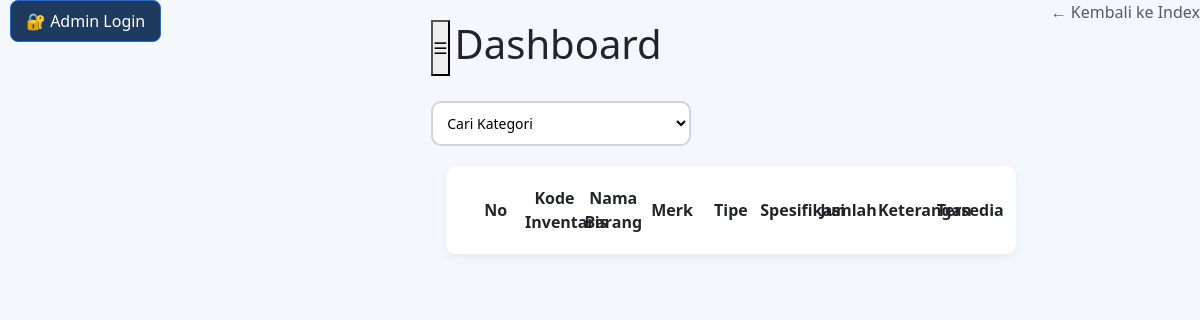
Before: / with the older database file.
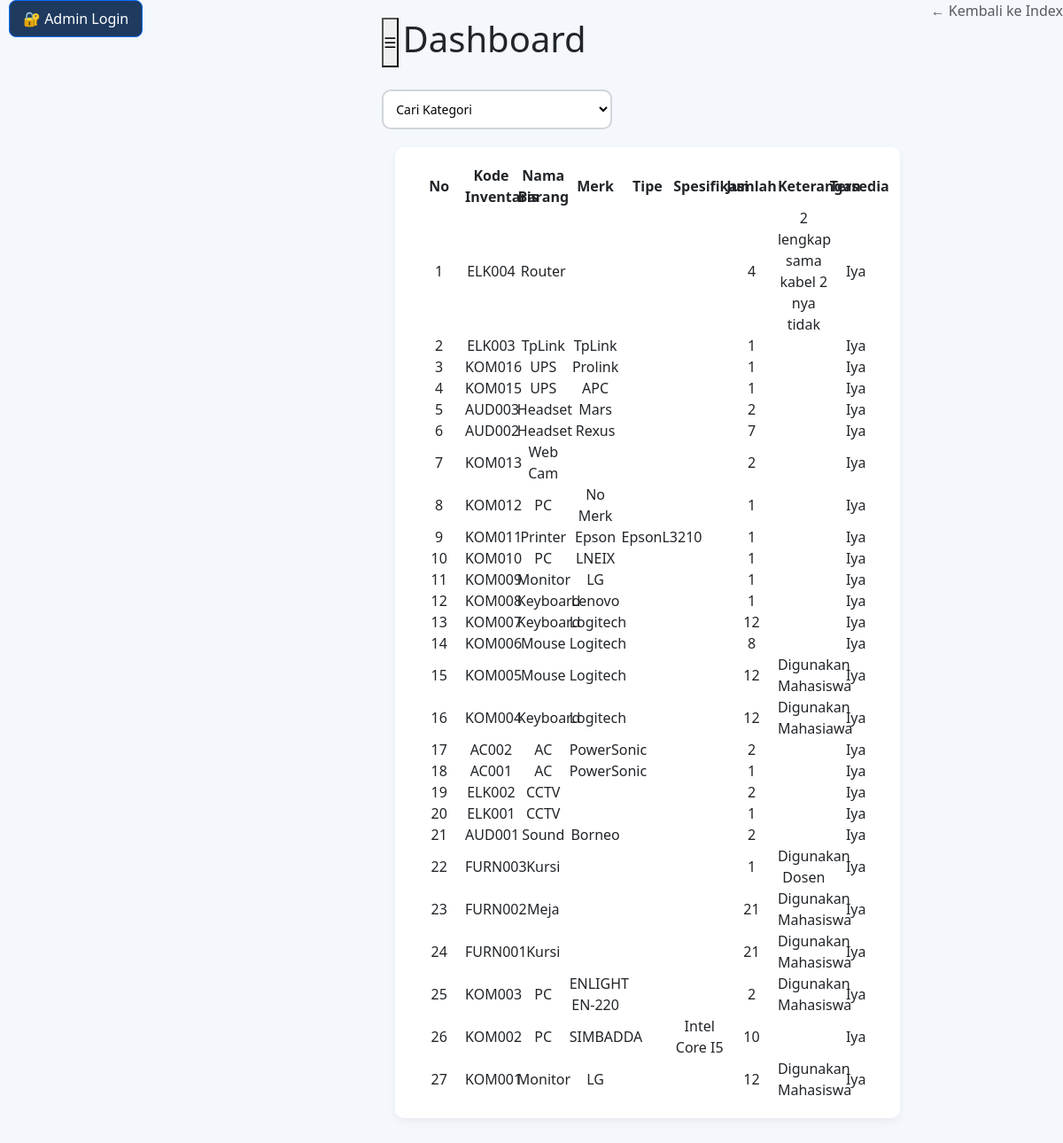
After: the same page with the newer database file.
### tables this page shows
CREATE TABLE `barang` (
  `id` int NOT NULL,
  `kategori_id` int DEFAULT NULL,
  `kode_inventaris` varchar(50) NOT NULL,
  `nama_barang` varchar(100) NOT NULL,
  `merk` varchar(100) DEFAULT NULL,
  `tipe` varchar(100) DEFAULT NULL,
  `spesifikasi` text,
  `jumlah` int NOT NULL,
  `kondisi` enum('Baik','Cukup','Rusak') NOT NULL,
  `lokasi` varchar(100) DEFAULT NULL,
  `tahun_perolehan` year DEFAULT NULL,
  `keterangan` text,
  `tersedia` tinyint(1) NOT NULL DEFAULT '1',
  `create_at` timestamp NULL DEFAULT CURRENT_TIMESTAMP
);

### index.php (the view, shortened to what this page needs)
<?php
include "config/database.php";
 $where_sql = '';
$query = "
    SELECT barang.*, kategori.nama_kategori
    FROM barang
    JOIN kategori ON barang.kategori_id = kategori.id
    $where_sql
    ORDER BY barang.id DESC
";
$result = mysqli_query($conn, $query)
?>
<!DOCTYPE html>
<html lang="en">
    <head>
        <link href="https://cdn.jsdelivr.net/npm/bootstrap@5.3.2/dist/css/bootstrap.min.css" rel="stylesheet">
        <link rel="stylesheet" href="../assets/style.css"
        <meta charset="UTF-8">
    </head>
<body class="body">
    <div>
        <a href="login.php" class="btn btn-primary admin-login">
            🔐 Admin Login
        </a>
    </div>
    <div class="container">
        <div class="main" id="main">
        <div class="header">
            <div class="button_dash">
                <button id="toggleSidebar">☰</button>
                <h1>Dashboard</h1>
            </div>
        </div>
        <div class="kategori-select">
            <form method="GET">
                <select name="kategori" class="kategori-slct" id="kategoriSelect">
                    <option value="">Cari Kategori</option>
                </select>
            </form>
        </div>
        <div class="table-container">
            <table>
                <tr>
                    <th>No</th>
                    <th>Kode Inventaris</th>
                    <th>Nama Barang</th>
                    <th>Merk</th>
                    <th>Tipe</th>
                    <th>Spesifikasi</th>
                    <th>Jumlah</th>
                    <th>Keterangan</th>
                    <th>Tersedia</th>
                </tr>
                    <?php
                    $no = 1;
                    while ($row = mysqli_fetch_assoc($result)) {
                    ?>
                <tr>
                    <td><?= $no++; ?></td>
                    <td><?= $row['kode_inventaris']; ?></td>
                    <td><?= $row['nama_barang']; ?></td>
                    <td><?= $row['merk']; ?></td>
                    <td><?= $row['tipe']; ?></td>
                    <td><?= $row['spesifikasi']; ?></td>
                    <td><?= $row['jumlah']; ?></td>
                    <td><?= $row['keterangan']; ?></td>
                    <td><?= $row['tersedia'] == 1 ? 'Iya' : 'Tidak'; ?></td>
                    <?php } ?>
                </tr>
            </table>
        </div>
    </div>
<a href="index.php" class="text-decoration-none text-muted">
    ← Kembali ke Index
</a>
</body>
</html>

Changed rows visible on the page:
added barang: kode_inventaris "ELK004", nama_barang "Router", jumlah "4", keterangan "2 lengkap sama kabel 2 nya tidak", tersedia "Iya"
added barang: kode_inventaris "ELK003", nama_barang "TpLink", merk "TpLink", jumlah "1", tersedia "Iya"
added barang: kode_inventaris "KOM016", nama_barang "UPS", merk "Prolink", jumlah "1", tersedia "Iya"
added barang: kode_inventaris "KOM015", nama_barang "UPS", merk "APC", jumlah "1", tersedia "Iya"
added barang: kode_inventaris "AUD003", nama_barang "Headset", merk "Mars", jumlah "2", tersedia "Iya"
added barang: kode_inventaris "AUD002", nama_barang "Headset", merk "Rexus", jumlah "7", tersedia "Iya"
now on this page (row edited): barang: kode_inventaris "KOM013", nama_barang "Web Cam", jumlah "2", tersedia "Iya"
added barang: kode_inventaris "KOM012", nama_barang "PC", merk "No Merk", jumlah "1", tersedia "Iya"
now on this page (row edited): barang: kode_inventaris "KOM011", nama_barang "Printer", merk "Epson", tipe "EpsonL3210", jumlah "1", tersedia "Iya"
now on this page (row edited): barang: kode_inventaris "KOM010", nama_barang "PC", merk "LNEIX", jumlah "1", tersedia "Iya"
now on this page (row edited): barang: kode_inventaris "KOM009", nama_barang "Monitor", merk "LG", jumlah "1", tersedia "Iya"
now on this page (row edited): barang: kode_inventaris "KOM008", nama_barang "Keyboard", merk "Lenovo", jumlah "1", tersedia "Iya"
now on this page (row edited): barang: kode_inventaris "KOM007", nama_barang "Keyboard", merk "Logitech", jumlah "12", tersedia "Iya"
now on this page (row edited): barang: kode_inventaris "KOM006", nama_barang "Mouse", merk "Logitech", jumlah "8", tersedia "Iya"
now on this page (row edited): barang: kode_inventaris "KOM005", nama_barang "Mouse", merk "Logitech", jumlah "12", keterangan "Digunakan Mahasiswa", tersedia "Iya"
now on this page (row edited): barang: kode_inventaris "KOM004", nama_barang "Keyboard", merk "Logitech", jumlah "12", keterangan "Digunakan Mahasiawa", tersedia "Iya"
now on this page (row edited): barang: kode_inventaris "AC002", nama_barang "AC", merk "PowerSonic", jumlah "2", tersedia "Iya"
now on this page (row edited): barang: kode_inventaris "AC001", nama_barang "AC", merk "PowerSonic", jumlah "1", tersedia "Iya"
now on this page (row edited): barang: kode_inventaris "ELK002", nama_barang "CCTV", jumlah "2", tersedia "Iya"
now on this page (row edited): barang: kode_inventaris "ELK001", nama_barang "CCTV", jumlah "1", tersedia "Iya"
now on this page (row edited): barang: kode_inventaris "AUD001", nama_barang "Sound", merk "Borneo", jumlah "2", tersedia "Iya"
now on this page (row edited): barang: kode_inventaris "FURN003", nama_barang "Kursi", jumlah "1", keterangan "Digunakan Dosen", tersedia "Iya"
now on this page (row edited): barang: kode_inventaris "FURN002", nama_barang "Meja", jumlah "21", keterangan "Digunakan Mahasiswa", tersedia "Iya"
now on this page (row edited): barang: kode_inventaris "FURN001", nama_barang "Kursi", jumlah "21", keterangan "Digunakan Mahasiswa", tersedia "Iya"
now on this page (row edited): barang: kode_inventaris "KOM003", nama_barang "PC", merk "ENLIGHT EN-220", jumlah "2", keterangan "Digunakan Mahasiswa", tersedia "Iya"
now on this page (row edited): barang: kode_inventaris "KOM002", nama_barang "PC", merk "SIMBADDA", spesifikasi "Intel Core I5", jumlah "10", tersedia "Iya"
now on this page (row edited): barang: kode_inventaris "KOM001", nama_barang "Monitor", merk "LG", jumlah "12", keterangan "Digunakan Mahasiswa", tersedia "Iya"
